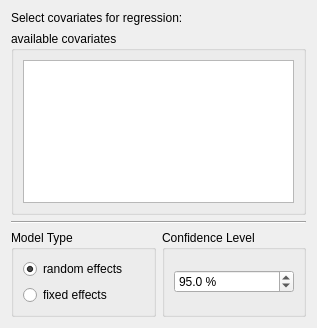
<?xml version="1.0" encoding="UTF-8"?>
<ui version="4.0">
 <class>WizardPage</class>
 <widget class="QWizardPage" name="WizardPage">
  <property name="geometry">
   <rect>
    <x>0</x>
    <y>0</y>
    <width>317</width>
    <height>328</height>
   </rect>
  </property>
  <property name="windowTitle">
   <string>WizardPage</string>
  </property>
  <layout class="QVBoxLayout" name="verticalLayout_4">
   <item>
    <widget class="QLabel" name="label_2">
     <property name="text">
      <string>Select covariates for regression:</string>
     </property>
    </widget>
   </item>
   <item>
    <widget class="QGroupBox" name="groupBox">
     <property name="title">
      <string>available covariates</string>
     </property>
     <layout class="QVBoxLayout" name="verticalLayout_3">
      <item>
       <widget class="QListWidget" name="covariate_listWidget"/>
      </item>
     </layout>
    </widget>
   </item>
   <item>
    <widget class="Line" name="line">
     <property name="orientation">
      <enum>Qt::Horizontal</enum>
     </property>
    </widget>
   </item>
   <item>
    <layout class="QHBoxLayout" name="horizontalLayout">
     <item>
      <widget class="QGroupBox" name="model_type_groupBox">
       <property name="title">
        <string>Model Type</string>
       </property>
       <layout class="QVBoxLayout" name="verticalLayout_2">
        <item>
         <widget class="QRadioButton" name="random_effects_radio_btn">
          <property name="text">
           <string>random effects</string>
          </property>
          <property name="checked">
           <bool>true</bool>
          </property>
         </widget>
        </item>
        <item>
         <widget class="QRadioButton" name="fixed_effects_radio_btn">
          <property name="text">
           <string>fixed effects</string>
          </property>
         </widget>
        </item>
       </layout>
      </widget>
     </item>
     <item>
      <widget class="QGroupBox" name="groupBox_2">
       <property name="title">
        <string>Confidence Level</string>
       </property>
       <layout class="QVBoxLayout" name="verticalLayout">
        <item>
         <widget class="QDoubleSpinBox" name="conf_level_spinbox">
          <property name="suffix">
           <string> %</string>
          </property>
          <property name="decimals">
           <number>1</number>
          </property>
          <property name="minimum">
           <double>70.000000000000000</double>
          </property>
          <property name="maximum">
           <double>99.900000000000006</double>
          </property>
          <property name="singleStep">
           <double>0.100000000000000</double>
          </property>
          <property name="value">
           <double>95.000000000000000</double>
          </property>
         </widget>
        </item>
       </layout>
      </widget>
     </item>
    </layout>
   </item>
  </layout>
 </widget>
 <resources/>
 <connections/>
</ui>
